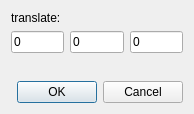
<?xml version="1.0" encoding="UTF-8"?>
<ui version="4.0">
 <class>pqSQTranslateDialogForm</class>
 <widget class="QDialog" name="pqSQTranslateDialogForm">
  <property name="geometry">
   <rect>
    <x>0</x>
    <y>0</y>
    <width>194</width>
    <height>114</height>
   </rect>
  </property>
  <property name="windowTitle">
   <string>Dialog</string>
  </property>
  <layout class="QVBoxLayout" name="verticalLayout">
   <item>
    <widget class="QLabel" name="label">
     <property name="text">
      <string>translate:</string>
     </property>
    </widget>
   </item>
   <item>
    <layout class="QHBoxLayout" name="horizontalLayout">
     <item>
      <widget class="QLineEdit" name="tx">
       <property name="text">
        <string>0</string>
       </property>
      </widget>
     </item>
     <item>
      <widget class="QLineEdit" name="ty">
       <property name="text">
        <string>0</string>
       </property>
      </widget>
     </item>
     <item>
      <widget class="QLineEdit" name="tz">
       <property name="text">
        <string>0</string>
       </property>
      </widget>
     </item>
    </layout>
   </item>
   <item>
    <spacer name="verticalSpacer">
     <property name="orientation">
      <enum>Qt::Vertical</enum>
     </property>
     <property name="sizeHint" stdset="0">
      <size>
       <width>20</width>
       <height>9</height>
      </size>
     </property>
    </spacer>
   </item>
   <item>
    <widget class="QDialogButtonBox" name="buttonBox">
     <property name="orientation">
      <enum>Qt::Horizontal</enum>
     </property>
     <property name="standardButtons">
      <set>QDialogButtonBox::Cancel|QDialogButtonBox::Ok</set>
     </property>
    </widget>
   </item>
  </layout>
 </widget>
 <resources/>
 <connections>
  <connection>
   <sender>buttonBox</sender>
   <signal>accepted()</signal>
   <receiver>pqSQTranslateDialogForm</receiver>
   <slot>accept()</slot>
   <hints>
    <hint type="sourcelabel">
     <x>248</x>
     <y>254</y>
    </hint>
    <hint type="destinationlabel">
     <x>157</x>
     <y>274</y>
    </hint>
   </hints>
  </connection>
  <connection>
   <sender>buttonBox</sender>
   <signal>rejected()</signal>
   <receiver>pqSQTranslateDialogForm</receiver>
   <slot>reject()</slot>
   <hints>
    <hint type="sourcelabel">
     <x>316</x>
     <y>260</y>
    </hint>
    <hint type="destinationlabel">
     <x>286</x>
     <y>274</y>
    </hint>
   </hints>
  </connection>
 </connections>
</ui>
